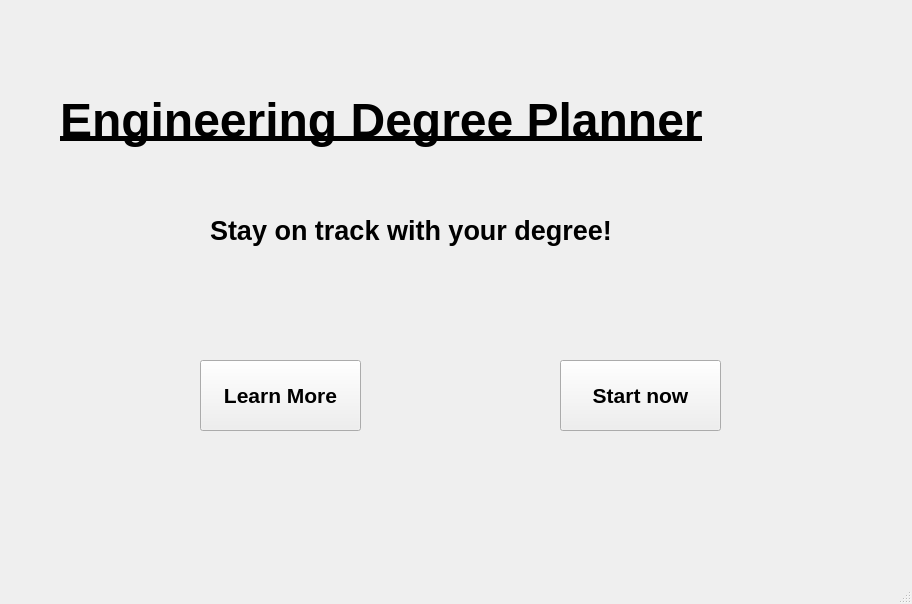
<?xml version="1.0" encoding="UTF-8"?>
<ui version="4.0">
 <class>MainWindow</class>
 <widget class="QMainWindow" name="MainWindow">
  <property name="geometry">
   <rect>
    <x>0</x>
    <y>0</y>
    <width>912</width>
    <height>604</height>
   </rect>
  </property>
  <property name="windowTitle">
   <string>MainWindow</string>
  </property>
  <widget class="QWidget" name="centralwidget">
   <widget class="QLabel" name="label_2">
    <property name="geometry">
     <rect>
      <x>210</x>
      <y>150</y>
      <width>551</width>
      <height>161</height>
     </rect>
    </property>
    <property name="font">
     <font>
      <pointsize>20</pointsize>
      <weight>75</weight>
      <bold>true</bold>
     </font>
    </property>
    <property name="text">
     <string>Stay on track with your degree!</string>
    </property>
   </widget>
   <widget class="QPushButton" name="startNow">
    <property name="geometry">
     <rect>
      <x>560</x>
      <y>360</y>
      <width>161</width>
      <height>71</height>
     </rect>
    </property>
    <property name="font">
     <font>
      <pointsize>16</pointsize>
      <weight>75</weight>
      <bold>true</bold>
     </font>
    </property>
    <property name="text">
     <string>Start now</string>
    </property>
   </widget>
   <widget class="QLabel" name="label">
    <property name="geometry">
     <rect>
      <x>60</x>
      <y>70</y>
      <width>871</width>
      <height>101</height>
     </rect>
    </property>
    <property name="font">
     <font>
      <pointsize>36</pointsize>
      <weight>75</weight>
      <bold>true</bold>
      <underline>true</underline>
     </font>
    </property>
    <property name="text">
     <string>Engineering Degree Planner</string>
    </property>
   </widget>
   <widget class="QPushButton" name="learnMore">
    <property name="geometry">
     <rect>
      <x>200</x>
      <y>360</y>
      <width>161</width>
      <height>71</height>
     </rect>
    </property>
    <property name="font">
     <font>
      <pointsize>16</pointsize>
      <weight>75</weight>
      <bold>true</bold>
     </font>
    </property>
    <property name="text">
     <string>Learn More</string>
    </property>
   </widget>
  </widget>
  <widget class="QMenuBar" name="menubar">
   <property name="geometry">
    <rect>
     <x>0</x>
     <y>0</y>
     <width>912</width>
     <height>21</height>
    </rect>
   </property>
  </widget>
  <widget class="QStatusBar" name="statusbar"/>
 </widget>
 <resources/>
 <connections/>
</ui>
